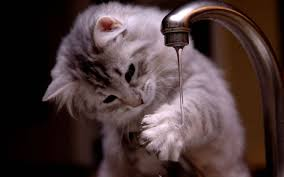
#> input picture assets/cat.jpeg, 284 x 177 px
$ jupyter execute --allow-errors 'scipy and plot.ipynb'   (older library calls are emulated)
#> lines starting #> are read from the running program, lines starting #| are printed output that depends on the picture
# scipy let's us play with images

## We are going to read an image, distort the image and resize our image

[cell 1]
# Playing with Image
from scipy.misc import imread, imsave, imresize
import imageio
import skimage

# Read an JPEG image into a numpy array
img = imageio.imread('assets/cat.jpeg')
#> img is the input picture: shape (177, 284, 3); mean R, G, B 73.9, 55.9, 55.9
print(img.dtype, img.shape)  # Prints "uint8 (400, 248, 3)"
#| uint8 (177, 284, 3)

# We can tint the image by scaling each of the color channels
# by a different scalar constant. The image has shape (400, 248, 3);
# we multiply it by the array [1, 0.95, 0.9] of shape (3,);
# numpy broadcasting means that this leaves the red channel unchanged,
# and multiplies the green and blue channels by 0.95 and 0.9
# respectively.
img_tinted = img * [1, 0.25, 0.9]
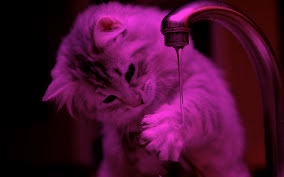
#> img_tinted: shape (177, 284, 3) float64; mean R, G, B 73.9, 14, 50.3

# Resize the tinted image to be 300 by 300 pixels.
img_tinted = imresize(img_tinted, (300, 300))
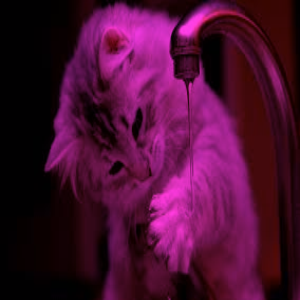
#> img_tinted: shape (300, 300, 3); mean R, G, B 73.8, 14, 50.3

# Write the tinted image back to disk
imageio.imwrite('assets/cat_tinted.jpeg', img_tinted)
#> (the rest of this cell did not finish here and is left out)

# Calculate distance between the points

[cell 2]
import numpy as np
from scipy.spatial.distance import pdist, squareform

# Create the following array where each row is a point in 2D space:
# [[0 1]
#  [1 0]
#  [2 0]]
x = np.array([[0, 1], [1, 0], [2, 0]])
print(x)

# Compute the Euclidean distance between all rows of x.
# d[i, j] is the Euclidean distance between x[i, :] and x[j, :],
# and d is the following array:
# [[ 0.          1.41421356  2.23606798]
#  [ 1.41421356  0.          1.        ]
#  [ 2.23606798  1.          0.        ]]
d = squareform(pdist(x, 'euclidean'))
print(d)

# Matplotlib is a plotting library.

## The most important function in matplotlib is plot, which allows you to plot 2D data.

[cell 3]
# Ploting the points
import numpy as np
import matplotlib.pyplot as plt

# Compute the x and y coordinates for points on sine and cosine curves
x = np.arange(0, 3 * np.pi, 0.1)
y_sin = np.sin(x)
y_cos = np.cos(x)

# Plot the points using matplotlib
plt.plot(x, y_sin)
plt.plot(x, y_cos)
plt.xlabel('x axis label')
plt.ylabel('y axis label')
plt.title('Sine and Cosine')
plt.legend(['Sine', 'Cosine'])
plt.show()
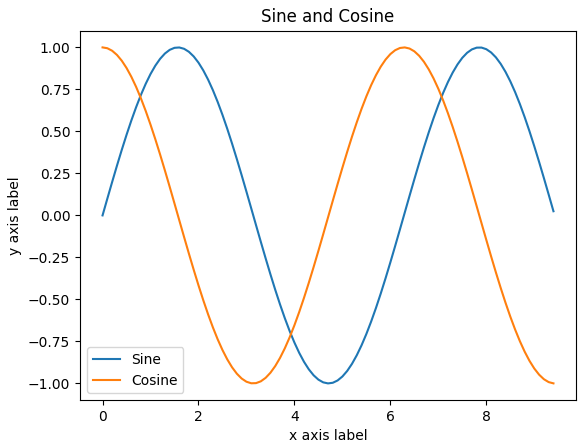
#> figure drawn by matplotlib, 1 panel; curve peaks at x = 1.6, y = 1; curve peaks at x = 0, y = 1
